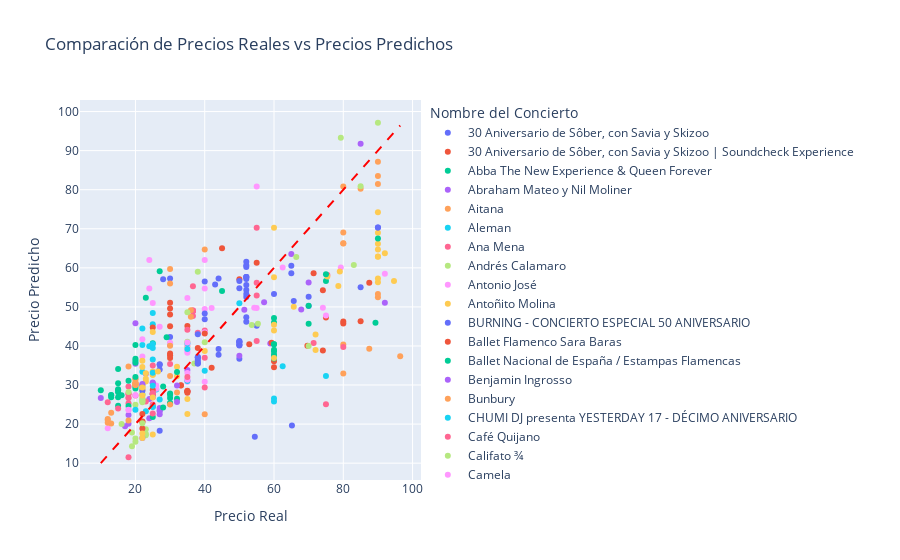

The cell this chart's notebook holds for it:
### Markdown cell above
MODELO BASE CON ESTANDARIZACIÓN

### Code cell
# Medir el tiempo de ejecución de la validación cruzada
start_time = time.time()

# Ejecutar la validación cruzada
results = cross_validate(pipeline, X_train, y, cv=ps, scoring=scoring, return_train_score=True)

end_time = time.time()
execution_time = end_time - start_time
print("Tiempo de ejecución:", execution_time, "segundos")

resultados = crear_tabla_resultados(results)

# Cargar el modelo en MLFLOW
cargar_modelo_mlflow(pipeline, 'MAX_PRICE', 'BASE 2', resultados, execution_time)

# Mostrar las predicciones y los valores reales
plot_model_predictions(pipeline, X_train, y, data_max)
feature_importance(pipeline, X_train, y, 15)
resultados
